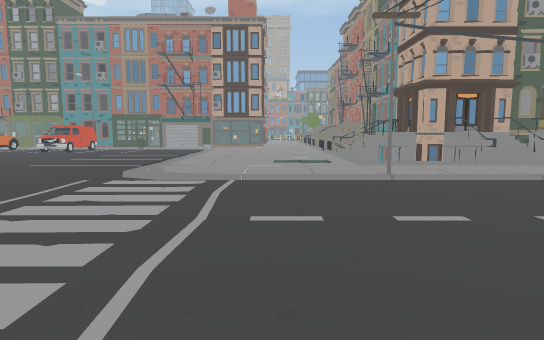
View 1 (above)

24 first-person views from a walk through a scene from a Unity 3-D project. The camera is 1.4 m above the floor, tilts 6° down and sees 75° across. The floor is counted in squares, 2 m on a side. Each view is taken from the middle of a square. On the plan, view 1 faces up. The plan holds only what a view shows up to about 11 squares ahead; the rest is blank. The place goes on beyond the plan. The player character is not drawn. Some surface patterns are stand-ins.

View 2
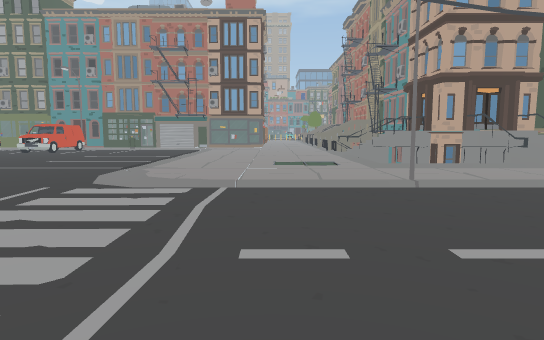

View 3
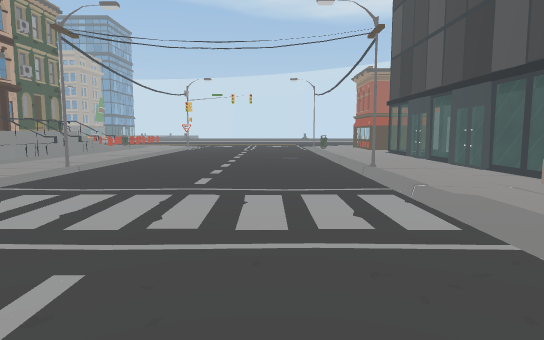

View 4
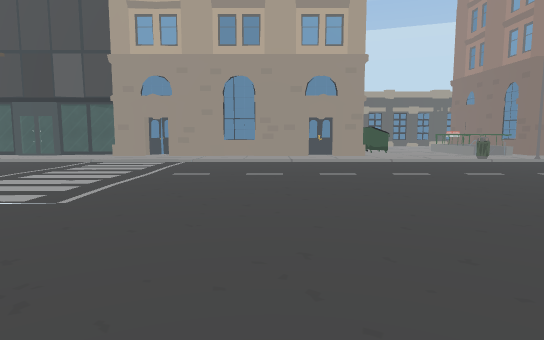

View 5
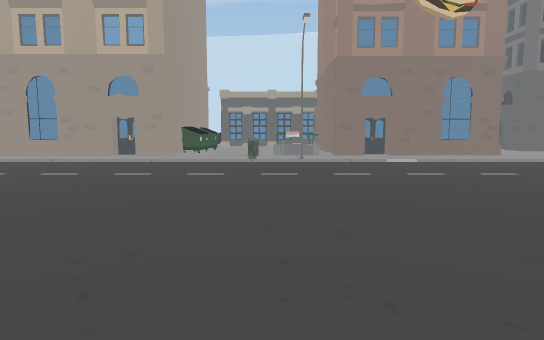

View 6
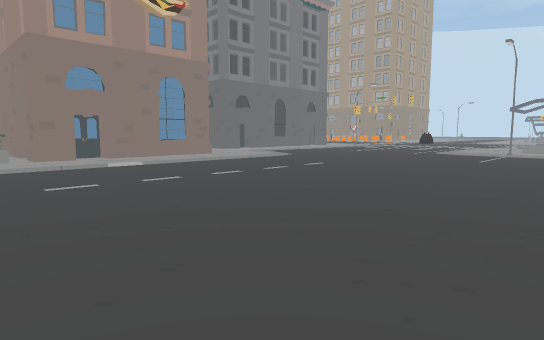

View 7
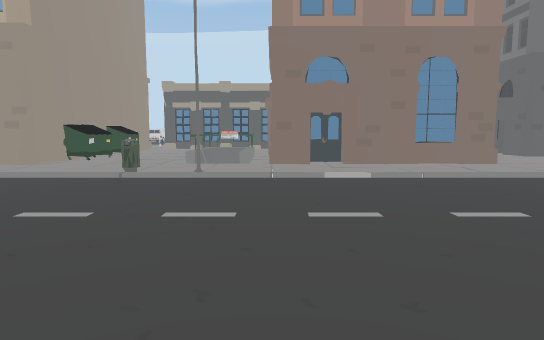

View 8
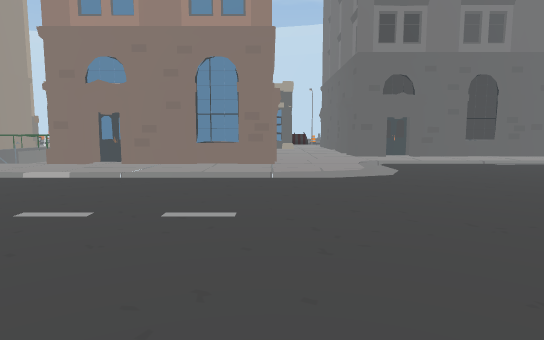

View 9
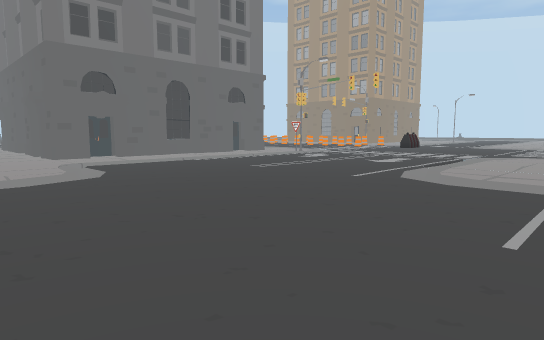

View 10
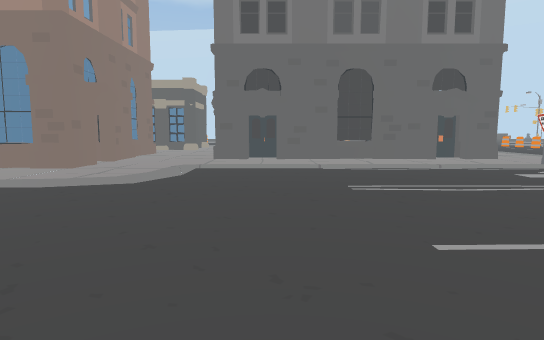

View 11
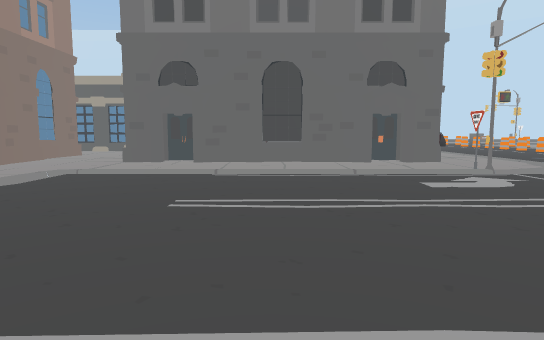

View 12
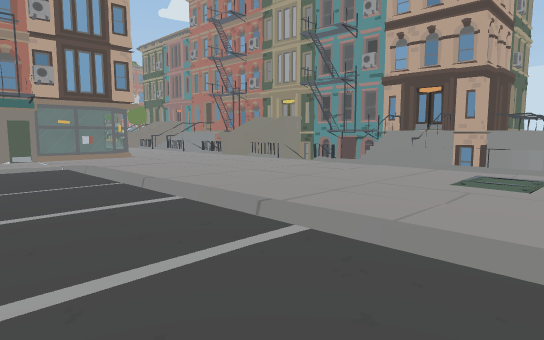

View 13
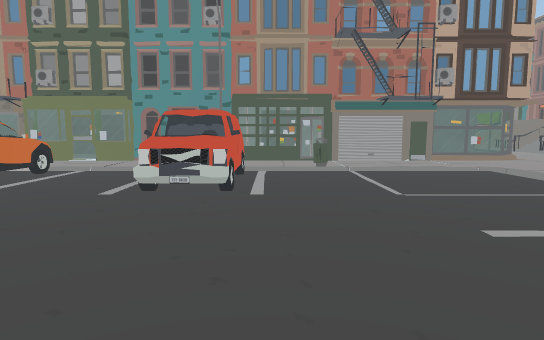

View 14
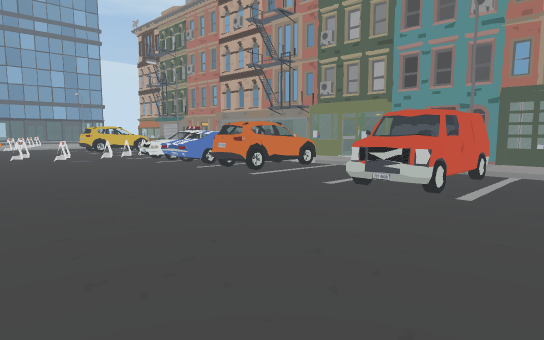

View 15
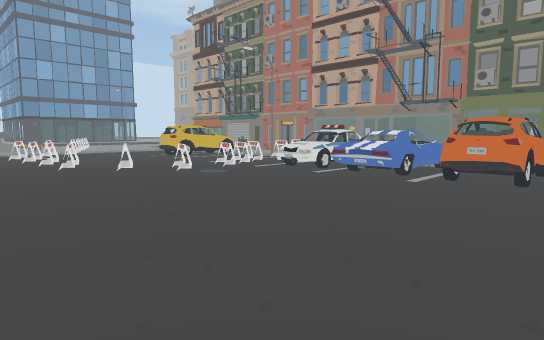

View 16
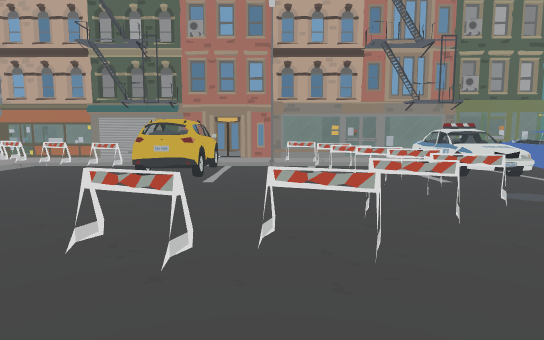

View 17
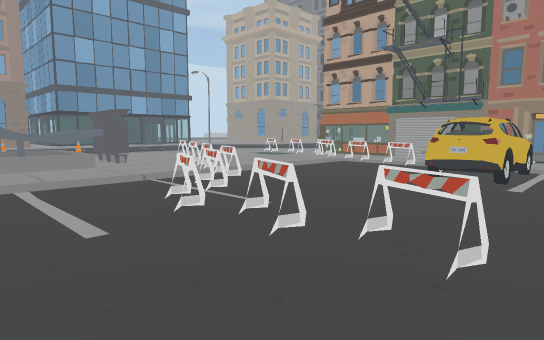

View 18
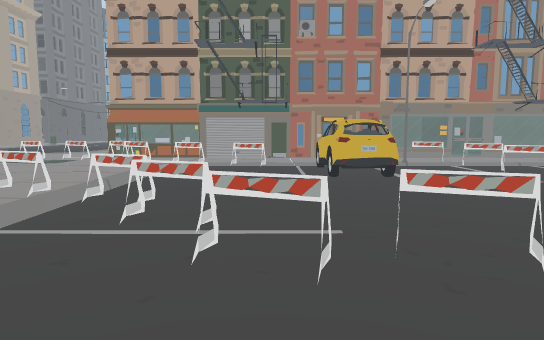

View 19
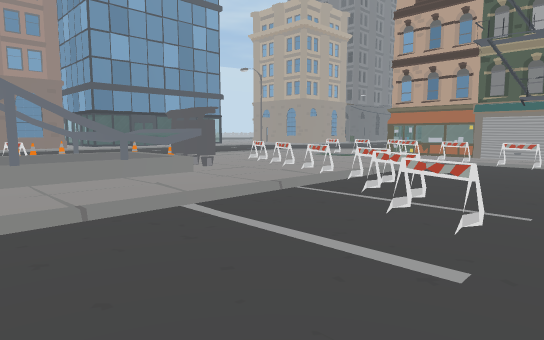

View 20
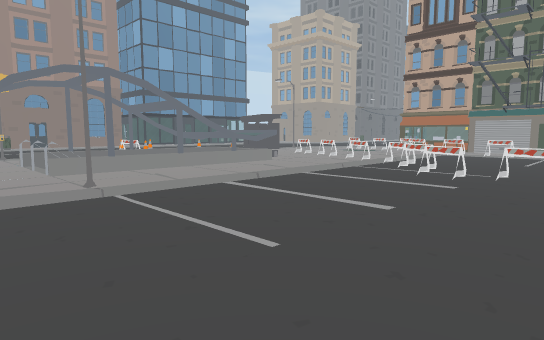

View 21
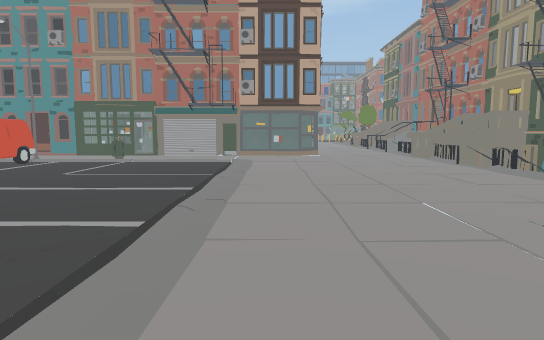

View 22
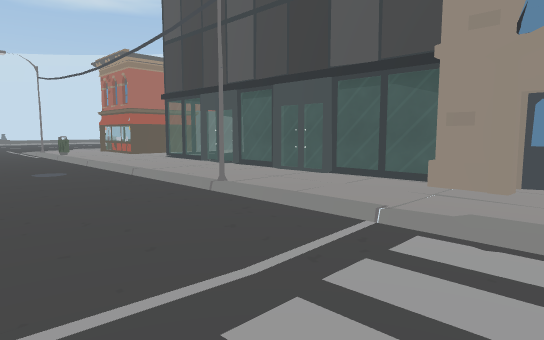

View 23
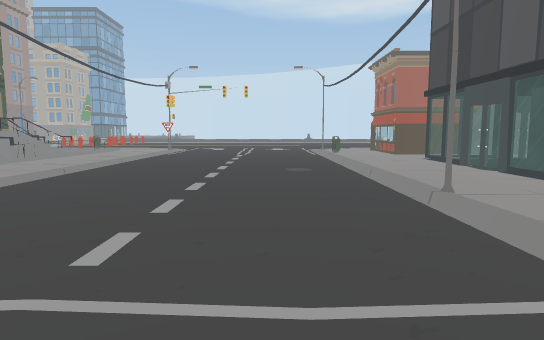

View 24
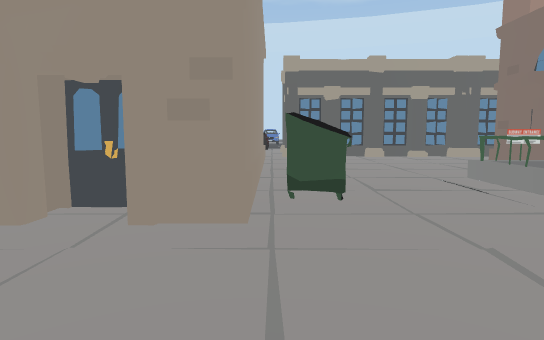

### Floor plan
Key: @ floor where view 1 was taken; # wall or solid block; x gap in a wall; . main floor; : floor 0.25 m higher than the main floor; + floor 1.5 m higher than the main floor; / step, stairs or slope; = window, fence, low wall or low ledge; v drop or lower ground; O other object.
Columns run from 30 left of view 1 to 9 right of it. Each row starts with its distance up from view 1.
 20                    O        #=
 19      =      ######OO OOOO   :=
 18    .#==#OOOOO=##=OOOOOOOOOO#==  #  #
 17    OOOO.    ##             ...  /#x#
 16    ....O    #O   O    # O  /..  ##/#
 15        /.OOO.O.OOOOO..O..../    #  OO
 14        /..OO.O.OOOOO..O..../    .  OO
 13        /..O...OO.O.O..O..../    #
 12       OO......O............/    // #
 11   OO/  /O....O............./    #vv####
 10  =# #  /.OOOO............../  ..v  ##v+v
  9 ### #  /.................../  ..v  v/ /v
  8  O# #  /.....  ......   ...//....vv=/v//
  7   # #  /.............. ....//.
  6 O ./=  /....................//  #
  5 O.# O.//................................
  4 /./  ...................................
  3 ./////..................................
  2  .......................................
  1   ......................................
  0    .......///     # O         @ #
 -1   ......../..
 -2   .////////.#### #/#  .#OO#O##O=======
 -3 //O.      ...OOOO#/# OOOO   OOO......=
 -4 /..      ...#OOOO#/# O OO   OOO#######
 -5   ##OOOO##  #    #   O OO      #     #
 -6          #  #          OO      #
 -7          O  #          O
 -8                        OO
 -9                        #
-10                   OOOO

Where each view was taken, in squares from view 1:
view 1: 0 up, 0 right, facing up
view 2: 1 up, 0 right, facing up
view 3: 2 up, 5 left, facing right
view 4: 9 up, 5 left, facing down
view 5: 9 up, 11 left, facing down
view 6: 8 up, 11 left, facing down-left
view 7: 6 up, 13 left, facing down
view 8: 6 up, 18 left, facing down
view 9: 6 up, 18 left, facing down-left
view 10: 5 up, 22 left, facing down
view 11: 4 up, 24 left, facing down
view 12: 8 up, 5 left, facing up-right
view 13: 9 up, 7 left, facing up
view 14: 9 up, 6 left, facing up-left
view 15: 8 up, 10 left, facing up-left
view 16: 8 up, 18 left, facing up
view 17: 8 up, 18 left, facing up-left
view 18: 8 up, 21 left, facing up
view 19: 7 up, 20 left, facing up-left
view 20: 4 up, 19 left, facing up-left
view 21: 7 up, 2 left, facing up
view 22: 3 up, 2 left, facing down-right
view 23: 2 up, 2 left, facing right
view 24: 1 up, 8 left, facing down
